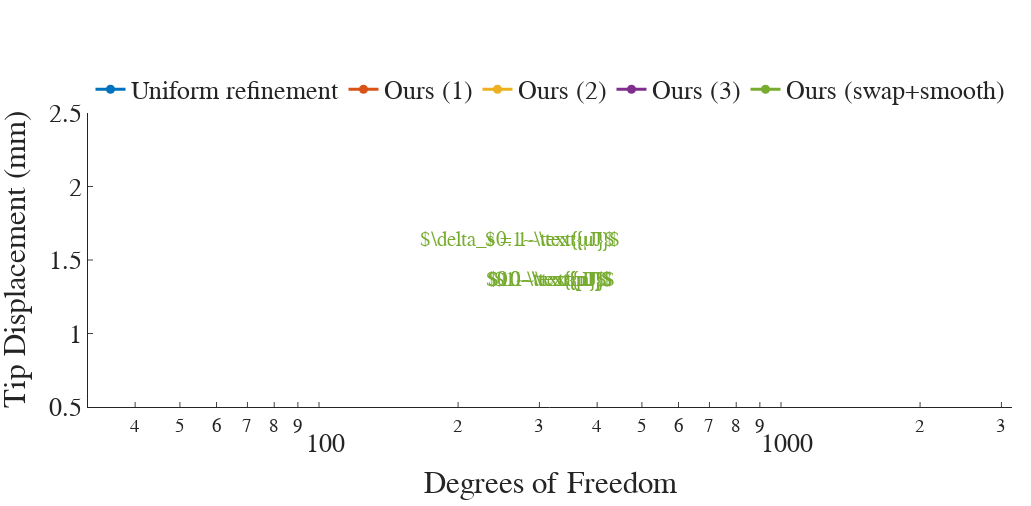

Write notebook code for a chart like this one.
### Code cell
import plotly.graph_objects as go
from paper_style import *

line_width = 3
common=dict(line_width=line_width, marker_size=3*line_width, mode="lines+markers+text")

fig = go.Figure(data=[
    go.Scatter(
        x=Q1_results[1:-1]["Number of degrees of freedom"], y=Q1_results[1:-1]["Tip displacement (in mm)"],  line_color=matlab_colors[0], name="Uniform refinement",
        # line=dict(dash='dash'),
        **common),
    go.Scatter(x=our_results[0]["Number of degrees of freedom"], y=our_results[0]["Tip displacement (in mm)"], line_color=matlab_colors[1], name=f"Ours (1)", **common),
    go.Scatter(x=our_results[1]["Number of degrees of freedom"], y=our_results[1]["Tip displacement (in mm)"], line_color=matlab_colors[2], name=f"Ours (2)", **common),
    go.Scatter(x=our_results[2]["Number of degrees of freedom"], y=our_results[2]["Tip displacement (in mm)"], line_color=matlab_colors[3], name=f"Ours (3)", **common),
    go.Scatter(x=our_results[-1]["Number of degrees of freedom"], y=our_results[-1]["Tip displacement (in mm)"], line_color=matlab_colors[4], name="Ours (swap+smooth)", **common),
    # go.Scatter(x=Q2_results[1:]["Number of degrees of freedom"], y=Q2_results[1:]["Tip displacement (in mm)"], name="Q2", line_color=matlab_colors[3], **common),
])

for tol in tols:
    text = r"${}{:g}~\text{{{}J}}$".format(
        r'\delta_s = ' if tol == 1e3 else '',
        tol / (1000 if tol >= 100  else (1/1000 if tol <= 1e-2 else 1)), 
        "μ" if tol >= 100 else ("p" if tol <= 1e-2 else "n")
    )
    fig.add_annotation(
        x=np.log10(our_results[-1].loc[tol]["Number of degrees of freedom"]),
        y=our_results[-1].loc[tol]["Tip displacement (in mm)"],
        text=text,
        font=dict(
            family="Linux Biolinum O",
            size=font_size*0.8,
            color=matlab_colors[4]
        ),
        align="center",
        showarrow=False,
        arrowhead=3,
        arrowcolor=matlab_colors[4],
        arrowwidth=2,
        yshift=20 if tol >= 100 else -20,
        xshift=-30 if tol > 100 else 0,
        ay=40
    )

fig.update_layout(
    # title_text="Cantilever Convergence",
    xaxis_title="Degrees of Freedom",
    yaxis_title="Tip Displacement (mm)",
    xaxis_type="log",
    # xaxis_dtick=1,
    **paper_style(aspect_ratio=1/2),
)

fig.show()
fig.write_image("cantilever.pdf")

### Figure 1 — Plotly figure (JSON) as saved in the notebook; plotly's stock layout.template omitted (floating-point values rounded to 4 significant figures)
{"data": [{"line": {"color": "#0072BD", "width": 3}, "marker": {"size": 9}, "mode": "lines+markers+text", "name": "Uniform refinement", "type": "scatter", "x": [null, null, null, null, null, null, null], "y": [null, null, null, null, null, null, null]}, {"line": {"color": "#D95319", "width": 3}, "marker": {"size": 9}, "mode": "lines+markers+text", "name": "Ours (1)", "type": "scatter", "x": [null, null, null, null, null, null], "y": [null, null, null, null, null, null]}, {"line": {"color": "#EDB120", "width": 3}, "marker": {"size": 9}, "mode": "lines+markers+text", "name": "Ours (2)", "type": "scatter", "x": [null, null, null, null, null, null], "y": [null, null, null, null, null, null]}, {"line": {"color": "#7E2F8E", "width": 3}, "marker": {"size": 9}, "mode": "lines+markers+text", "name": "Ours (3)", "type": "scatter", "x": [null, null, null, null, null, null], "y": [null, null, null, null, null, null]}, {"line": {"color": "#77AC30", "width": 3}, "marker": {"size": 9}, "mode": "lines+markers+text", "name": "Ours (swap+smooth)", "type": "scatter", "x": [null, null, null, null, null, null], "y": [null, null, null, null, null, null]}], "layout": {"annotations": [{"align": "center", "arrowcolor": "#77AC30", "arrowhead": 3, "arrowwidth": 2, "ay": 40, "font": {"color": "#77AC30", "family": "Linux Biolinum O", "size": 20.62}, "showarrow": false, "text": "$\\delta_s = 1~\\text{μJ}$", "x": null, "xshift": -30, "y": null, "yshift": 20}, {"align": "center", "arrowcolor": "#77AC30", "arrowhead": 3, "arrowwidth": 2, "ay": 40, "font": {"color": "#77AC30", "family": "Linux Biolinum O", "size": 20.62}, "showarrow": false, "text": "$0.1~\\text{μJ}$", "x": null, "xshift": 0, "y": null, "yshift": 20}, {"align": "center", "arrowcolor": "#77AC30", "arrowhead": 3, "arrowwidth": 2, "ay": 40, "font": {"color": "#77AC30", "family": "Linux Biolinum O", "size": 20.62}, "showarrow": false, "text": "$10~\\text{nJ}$", "x": null, "xshift": 0, "y": null, "yshift": -20}, {"align": "center", "arrowcolor": "#77AC30", "arrowhead": 3, "arrowwidth": 2, "ay": 40, "font": {"color": "#77AC30", "family": "Linux Biolinum O", "size": 20.62}, "showarrow": false, "text": "$1~\\text{nJ}$", "x": null, "xshift": 0, "y": null, "yshift": -20}, {"align": "center", "arrowcolor": "#77AC30", "arrowhead": 3, "arrowwidth": 2, "ay": 40, "font": {"color": "#77AC30", "family": "Linux Biolinum O", "size": 20.62}, "showarrow": false, "text": "$0.1~\\text{nJ}$", "x": null, "xshift": 0, "y": null, "yshift": -20}, {"align": "center", "arrowcolor": "#77AC30", "arrowhead": 3, "arrowwidth": 2, "ay": 40, "font": {"color": "#77AC30", "family": "Linux Biolinum O", "size": 20.62}, "showarrow": false, "text": "$10~\\text{pJ}$", "x": null, "xshift": 0, "y": null, "yshift": -20}], "font": {"family": "Linux Biolinum O", "size": 25.78}, "height": 506.2, "legend": {"bgcolor": "rgba(0,0,0,0)", "font": {"family": "Linux Biolinum O", "size": 25.78}, "orientation": "h", "x": 0.5, "xanchor": "center", "y": 1, "yanchor": "bottom"}, "margin": {"b": 18.75, "l": 18.75, "r": 18.75, "t": 112.5}, "title": {"x": 0.5}, "width": 1031.0, "xaxis": {"ticks": "inside", "title": {"text": "Degrees of Freedom"}, "type": "log"}, "yaxis": {"ticks": "inside", "title": {"text": "Tip Displacement (mm)"}}}}
